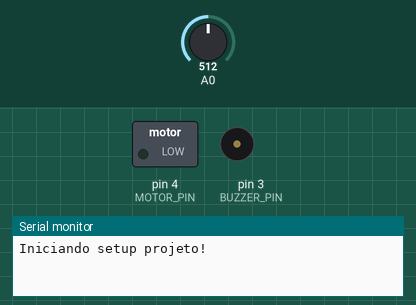
Bench run of a sketch on a simulated Arduino Uno, built with avr-gcc and run on an emulated ATmega328P. Shown: switched loads named in the sketch (green lamp = pin HIGH), buzzer (waves = sounding, pin HIGH), the last lines printed to the serial monitor. Inputs (shaded band) come from the test bench; at power-on: A0 = 512.

Above: at 0.1 s.
At 1.1 s:
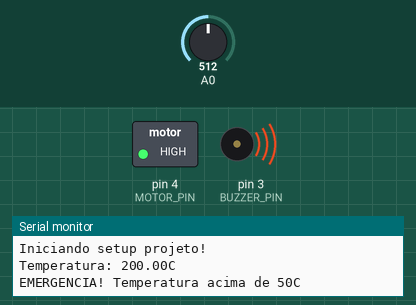
Timing chart, 0 to 2.6 s (numbered marks = the images above):
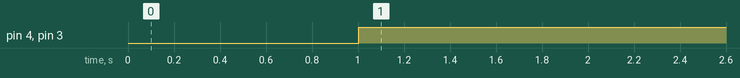

The sketch:

projeto-dio-arduino.ino
```cpp
/*
  Nome: Yhan Christian Souza Silva
  Neste projeto, simulando uma estufa de hortaliças, deve ser desenvolvido no simulador TinkerCad (https://www.tinkercad.com/) um circuito eletrônico envolvendo um sensor de temperatura, uma buzina, um LED e um motor, controlados por meio de um Arduino. O projeto deve seguir a seguinte funcionalidade:

  (a) Fazer a leitura da temperatura;

  (b) Fazer o acionamento de um motor de ventilador caso a temperatura seja igual ou maior a 30 °C;

  (c) Caso a temperatura ultrapasse os 50 °C, um LED vermelho e uma buzina devem acionar avisando uma situação de emergência.

  Todo o processo descrito deve ser programado em linguagem C na placa de projetos Arduino.
*/


/* Define --------------------------------------------------------------------*/
#define MOTOR_PIN 4
#define BUZZER_PIN 3
#define LED_PIN 2
#define TEMP_SENSOR 0 /*A0*/

/* Global variables ----------------------------------------------------------*/
const uint16_t interval = 1000;
unsigned long long lastMillis;


/* Bodies of private functions -----------------------------------------------*/
float getTemperature(const int pin) {
  return ((analogRead(pin) * (5 / 1024.0)) - 0.5) * 100;
}


void checkStatus() {
  float temp = 0;

  /*Obtem temp atual*/
  temp = getTemperature(TEMP_SENSOR);

  Serial.println("Temperatura: " + String(temp) + "C");

  if (temp > 50) {
    Serial.println("EMERGENCIA! Temperatura acima de 50C");
    changeOutputState(MOTOR_PIN, true);
    changeOutputState(BUZZER_PIN, true);
    changeOutputState(LED_PIN, true);
    return;
  }
  if (temp > 30) {
    Serial.println("Acionado ventilador temp acima de 30C");
    changeOutputState(MOTOR_PIN, true);
    changeOutputState(BUZZER_PIN, false);
    changeOutputState(LED_PIN, false);
    return;
  }

  changeOutputState(MOTOR_PIN, false);
  changeOutputState(BUZZER_PIN, false);
  changeOutputState(LED_PIN, false);
}

void changeOutputState(const int pin, boolean state) {
  digitalWrite(pin, state);
}


/* Setup ---------------------------------------------------------------------*/
void setup()
{
  Serial.begin(9600);
  Serial.println("Iniciando setup projeto!");
  pinMode(MOTOR_PIN, OUTPUT);
  pinMode(BUZZER_PIN, OUTPUT);
  pinMode(TEMP_SENSOR, OUTPUT);
}


/* Loop ----------------------------------------------------------------------*/
void loop()
{
  /*Realiza leitura periódica da temperatura*/
  if (millis() - lastMillis > interval) {
    lastMillis = millis();
    checkStatus();
  }
}
```

Measured:
- by itself, pin 4 (MOTOR_PIN), pin 3 (BUZZER_PIN): LOW → HIGH at 1.0 s
